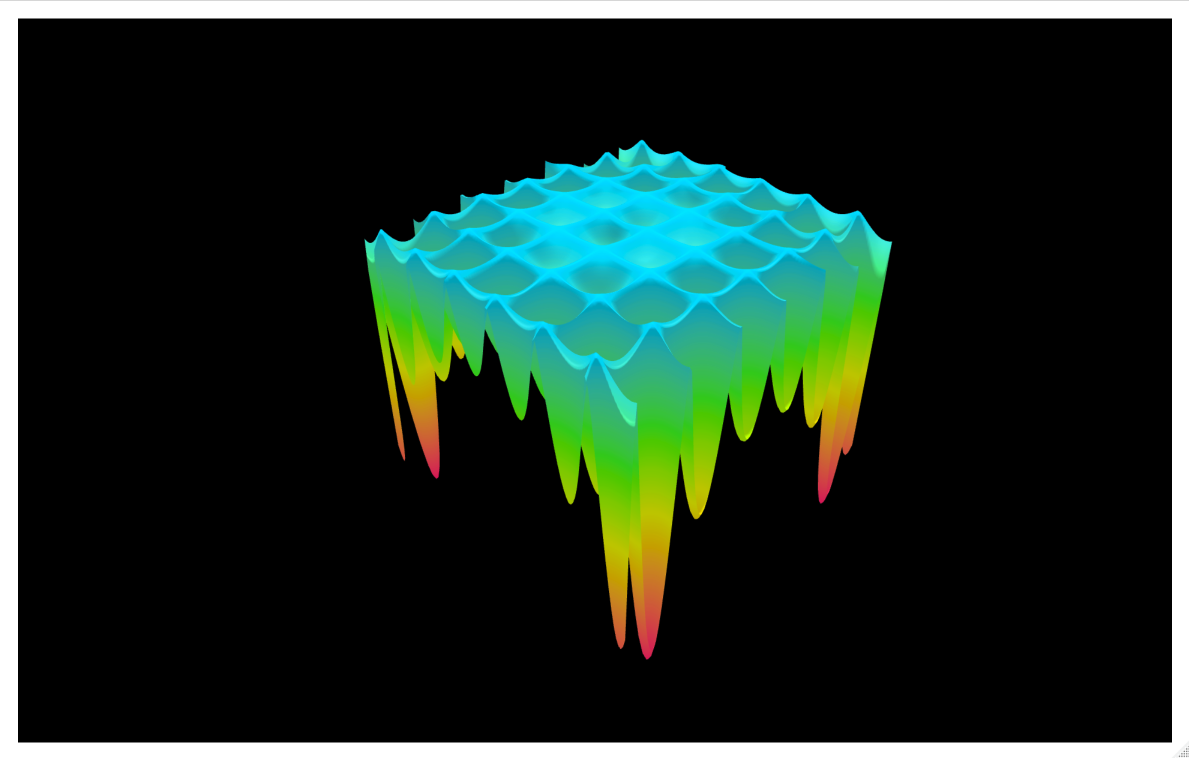

Here is the R script that generated this plot:
# https://en.wikipedia.org/wiki/Test_functions_for_optimization#Test_functions_for_multi-objective_optimization

# Hölder table

source('optimization/functions.R')

library(dplyr)
d = data.frame(x=seq(-10, 10, length.out = 100),
               y=seq(-10, 10, length.out = 100)) %>%
  arrange(x)
zmat = apply(expand.grid(d), 1, function(x) holder(x[1], x[2])) %>% matrix(100, 100, byrow = T)


a <- list(
  visible=FALSE
)

library(plotly)

plot_ly(x=d$x, y=d$y, z=zmat, 
        type = 'surface', 
        colors = NineteenEightyR::malibu(), hoverinfo='none') %>% 
  hide_colorbar() %>% 
  lazerhawk::theme_blank() %>% 
  layout(plot_bgcolor='black',
         paper_bgcolor='black',
         scene = list(xaxis = a,
                      yaxis = a,
                      zaxis = a
         )
  )
